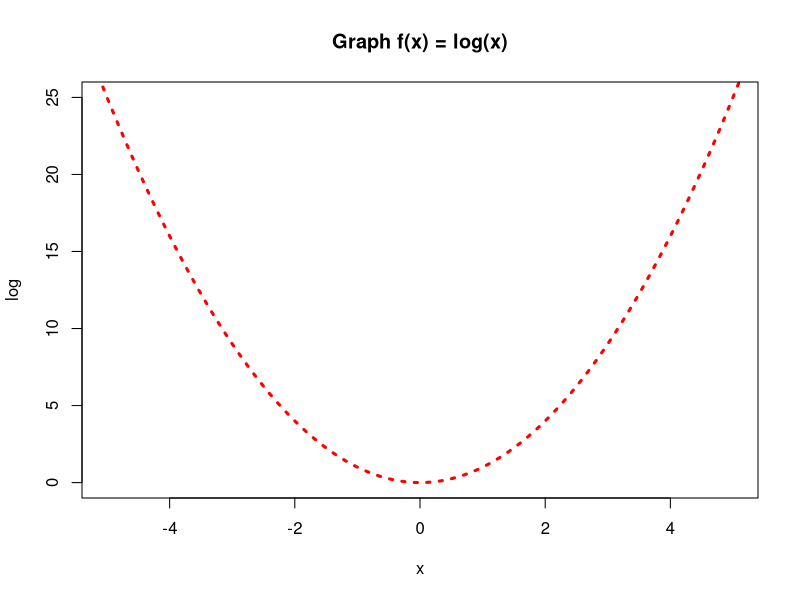

Reproduce this figure in R.
# 
#f = function(x) { log(x) } 
f = function(x) { x^2 } 
x = seq(-10,10, by=0.1) # rep(a, n)
#y = c(0,1,2,3,4,5,6,7,8,9,10)
y = f(x)
plot(x,y,
     main = 'Graph f(x) = log(x)',
     xlab = 'x',
     ylab = 'log',
     
     xlim = c(-5,5),
     ylim = c(0,25),
     type = 'l',
     lwd = 3,
     col = 'red',
     lty = 'dotted'
     )
